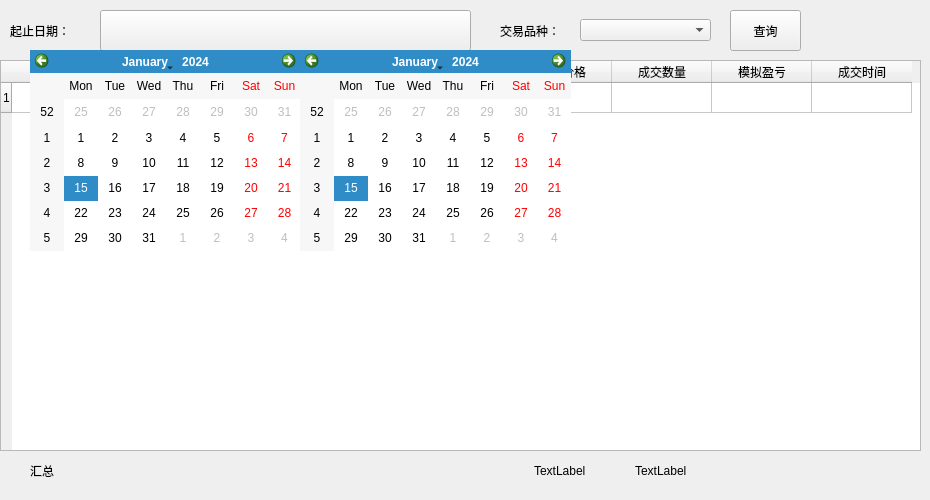
    <widget class="QWidget" name="tab_15">
     <attribute name="title">
      <string>成交订单</string>
     </attribute>
     <widget class="QCalendarWidget" name="calendarWidget">
      <property name="geometry">
       <rect>
        <x>30</x>
        <y>50</y>
        <width>271</width>
        <height>201</height>
       </rect>
      </property>
     </widget>
     <widget class="QDateEdit" name="dateEdit">
      <property name="geometry">
       <rect>
        <x>110</x>
        <y>20</y>
        <width>171</width>
        <height>22</height>
       </rect>
      </property>
     </widget>
     <widget class="QDateEdit" name="dateEdit_2">
      <property name="geometry">
       <rect>
        <x>290</x>
        <y>20</y>
        <width>181</width>
        <height>22</height>
       </rect>
      </property>
     </widget>
     <widget class="QCalendarWidget" name="calendarWidget_2">
      <property name="geometry">
       <rect>
        <x>300</x>
        <y>50</y>
        <width>271</width>
        <height>201</height>
       </rect>
      </property>
     </widget>
     <widget class="QPushButton" name="pushButton_22">
      <property name="geometry">
       <rect>
        <x>100</x>
        <y>10</y>
        <width>371</width>
        <height>41</height>
       </rect>
      </property>
      <property name="text">
       <string/>
      </property>
     </widget>
     <widget class="QLabel" name="label_3">
      <property name="geometry">
       <rect>
        <x>10</x>
        <y>10</y>
        <width>91</width>
        <height>41</height>
       </rect>
      </property>
      <property name="text">
       <string>起止日期：</string>
      </property>
     </widget>
     <widget class="QLabel" name="label_6">
      <property name="geometry">
       <rect>
        <x>500</x>
        <y>10</y>
        <width>91</width>
        <height>41</height>
       </rect>
      </property>
      <property name="text">
       <string>交易品种：</string>
      </property>
     </widget>
     <widget class="QPushButton" name="pushButton_23">
      <property name="geometry">
       <rect>
        <x>730</x>
        <y>10</y>
        <width>71</width>
        <height>41</height>
       </rect>
      </property>
      <property name="text">
       <string>查询</string>
      </property>
     </widget>
     <widget class="QWidget" name="verticalLayoutWidget">
      <property name="geometry">
       <rect>
        <x>580</x>
        <y>10</y>
        <width>131</width>
        <height>41</height>
       </rect>
      </property>
      <layout class="QVBoxLayout" name="verticalLayout">
       <item>
        <widget class="QComboBox" name="comboBox_5">
         <property name="sizeAdjustPolicy">
          <enum>QComboBox::SizeAdjustPolicy::AdjustToContents</enum>
         </property>
        </widget>
       </item>
      </layout>
     </widget>
     <widget class="QTableWidget" name="tableWidget_5">
      <property name="geometry">
       <rect>
        <x>0</x>
        <y>60</y>
        <width>921</width>
        <height>391</height>
       </rect>
      </property>
      <property name="font">
       <font>
        <pointsize>9</pointsize>
       </font>
      </property>
      <property name="rowCount">
       <number>1</number>
      </property>
      <row/>
      <column>
       <property name="text">
        <string>交易品种</string>
       </property>
      </column>
      <column>
       <property name="text">
        <string>交易类型</string>
       </property>
      </column>
      <column>
       <property name="text">
        <string>订单编号</string>
       </property>
      </column>
      <column>
       <property name="text">
        <string>成交价格</string>
       </property>
      </column>
      <column>
       <property name="text">
        <string>平仓价格</string>
       </property>
      </column>
      <column>
       <property name="text">
        <string>合约价格</string>
       </property>
      </column>
      <column>
       <property name="text">
        <string>成交数量</string>
       </property>
      </column>
      <column>
       <property name="text">
        <string>模拟盈亏</string>
       </property>
      </column>
      <column>
       <property name="text">
        <string>成交时间</string>
       </property>
      </column>
     </widget>
     <widget class="QPushButton" name="pushButton_25">
      <property name="geometry">
       <rect>
        <x>30</x>
        <y>60</y>
        <width>81</width>
        <height>21</height>
       </rect>
      </property>
      <property name="text">
       <string/>
      </property>
      <property name="icon">
       <iconset>
        <normaloff>images/1.png</normaloff>images/1.png</iconset>
      </property>
      <property name="iconSize">
       <size>
        <width>80</width>
        <height>20</height>
       </size>
      </property>
     </widget>
     <widget class="QPushButton" name="pushButton_26">
      <property name="geometry">
       <rect>
        <x>130</x>
        <y>60</y>
        <width>81</width>
        <height>21</height>
       </rect>
      </property>
      <property name="text">
       <string/>
      </property>
      <property name="icon">
       <iconset>
        <normaloff>images/1.png</normaloff>images/1.png</iconset>
      </property>
      <property name="iconSize">
       <size>
        <width>80</width>
        <height>20</height>
       </size>
      </property>
     </widget>
     <widget class="QPushButton" name="pushButton_27">
      <property name="geometry">
       <rect>
        <x>230</x>
        <y>60</y>
        <width>81</width>
        <height>21</height>
       </rect>
      </property>
      <property name="text">
       <string/>
      </property>
      <property name="icon">
       <iconset>
        <normaloff>images/1.png</normaloff>images/1.png</iconset>
      </property>
      <property name="iconSize">
       <size>
        <width>80</width>
        <height>20</height>
       </size>
      </property>
     </widget>
     <widget class="QPushButton" name="pushButton_28">
      <property name="geometry">
       <rect>
        <x>330</x>
        <y>60</y>
        <width>81</width>
        <height>21</height>
       </rect>
      </property>
      <property name="text">
       <string/>
      </property>
      <property name="icon">
       <iconset>
        <normaloff>images/1.png</normaloff>images/1.png</iconset>
      </property>
      <property name="iconSize">
       <size>
        <width>80</width>
        <height>20</height>
       </size>
      </property>
     </widget>
     <widget class="QPushButton" name="pushButton_29">
      <property name="geometry">
       <rect>
        <x>530</x>
        <y>60</y>
        <width>81</width>
        <height>21</height>
       </rect>
      </property>
      <property name="text">
       <string/>
      </property>
      <property name="icon">
       <iconset>
        <normaloff>images/1.png</normaloff>images/1.png</iconset>
      </property>
      <property name="iconSize">
       <size>
        <width>80</width>
        <height>20</height>
       </size>
      </property>
     </widget>
     <widget class="QPushButton" name="pushButton_30">
      <property name="geometry">
       <rect>
        <x>630</x>
        <y>60</y>
        <width>81</width>
        <height>21</height>
       </rect>
      </property>
      <property name="text">
       <string/>
      </property>
      <property name="icon">
       <iconset>
        <normaloff>images/1.png</normaloff>images/1.png</iconset>
      </property>
      <property name="iconSize">
       <size>
        <width>80</width>
        <height>20</height>
       </size>
      </property>
     </widget>
     <widget class="QPushButton" name="pushButton_37">
      <property name="geometry">
       <rect>
        <x>430</x>
        <y>60</y>
        <width>81</width>
        <height>21</height>
       </rect>
      </property>
      <property name="text">
       <string/>
      </property>
      <property name="icon">
       <iconset>
        <normaloff>images/1.png</normaloff>images/1.png</iconset>
      </property>
      <property name="iconSize">
       <size>
        <width>80</width>
        <height>20</height>
       </size>
      </property>
     </widget>
     <widget class="QWidget" name="horizontalLayoutWidget_3">
      <property name="geometry">
       <rect>
        <x>30</x>
        <y>450</y>
        <width>801</width>
        <height>41</height>
       </rect>
      </property>
      <layout class="QHBoxLayout" name="horizontalLayout_16">
       <item>
        <widget class="QLabel" name="label_13">
         <property name="text">
          <string>汇总</string>
         </property>
        </widget>
       </item>
       <item>
        <widget class="QLabel" name="label_27">
         <property name="text">
          <string/>
         </property>
        </widget>
       </item>
       <item>
        <widget class="QLabel" name="label_33">
         <property name="text">
          <string/>
         </property>
        </widget>
       </item>
       <item>
        <widget class="QLabel" name="label_28">
         <property name="text">
          <string/>
         </property>
        </widget>
       </item>
       <item>
        <widget class="QLabel" name="label_29">
         <property name="text">
          <string/>
         </property>
        </widget>
       </item>
       <item>
        <widget class="QLabel" name="label_30">
         <property name="text">
          <string>TextLabel</string>
         </property>
        </widget>
       </item>
       <item>
        <widget class="QLabel" name="label_31">
         <property name="text">
          <string>TextLabel</string>
         </property>
        </widget>
       </item>
       <item>
        <widget class="QLabel" name="label_32">
         <property name="text">
          <string/>
         </property>
        </widget>
       </item>
      </layout>
     </widget>
     <zorder>dateEdit</zorder>
     <zorder>dateEdit_2</zorder>
     <zorder>pushButton_22</zorder>
     <zorder>label_3</zorder>
     <zorder>label_6</zorder>
     <zorder>pushButton_23</zorder>
     <zorder>verticalLayoutWidget</zorder>
     <zorder>pushButton_25</zorder>
     <zorder>pushButton_26</zorder>
     <zorder>pushButton_27</zorder>
     <zorder>pushButton_28</zorder>
     <zorder>pushButton_29</zorder>
     <zorder>pushButton_30</zorder>
     <zorder>pushButton_37</zorder>
     <zorder>tableWidget_5</zorder>
     <zorder>calendarWidget</zorder>
     <zorder>calendarWidget_2</zorder>
     <zorder>horizontalLayoutWidget_3</zorder>
    </widget>
